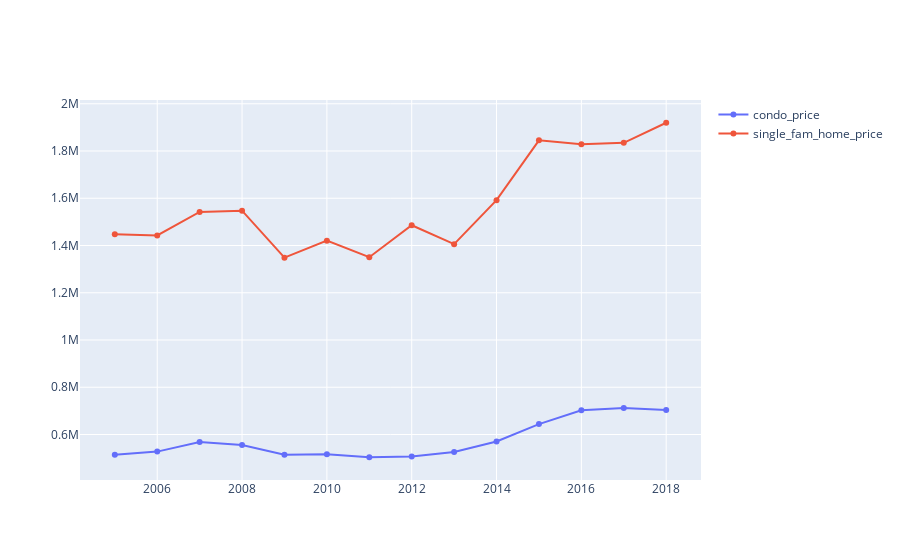

Notebook code for this chart:
### Markdown cell above
**Comparing Condo vs. Single Family Home Prices

### Code cell
# data munging to get desired plot
borough = pd.pivot_table(prices, values= ['single_fam_home_price', 'condo_price'], index= ['year'], aggfunc=np.mean)

# ploty
fig = go.Figure()
for col in prices.columns:
    fig.add_trace(go.Scatter(x=prices.index, y=prices[col].values,
                             name = col,
                             mode = 'markers+lines',
                             line=dict(shape='linear'),
                             connectgaps=True
                             )
                 )
fig.show()

### Figure 1 — Plotly figure (JSON) as saved in the notebook; plotly's stock layout.template omitted (floating-point values rounded to 4 significant figures)
{"data": [{"connectgaps": true, "line": {"shape": "linear"}, "mode": "markers+lines", "name": "condo_price", "type": "scatter", "x": [2005, 2006, 2007, 2008, 2009, 2010, 2011, 2012, 2013, 2014, 2015, 2016, 2017, 2018], "y": [513900.0, 527500.0, 568300.0, 555600.0, 514700.0, 516400.0, 503700.0, 507300.0, 525600.0, 570600.0, 643900.0, 702800.0, 712400.0, 703800.0]}, {"connectgaps": true, "line": {"shape": "linear"}, "mode": "markers+lines", "name": "single_fam_home_price", "type": "scatter", "x": [2005, 2006, 2007, 2008, 2009, 2010, 2011, 2012, 2013, 2014, 2015, 2016, 2017, 2018], "y": [1448000.0, 1443000.0, 1542000.0, 1547000.0, 1348000.0, 1420000.0, 1351000.0, 1486000.0, 1406000.0, 1592000.0, 1845000.0, 1828000.0, 1835000.0, 1920000.0]}], "layout": {}}
